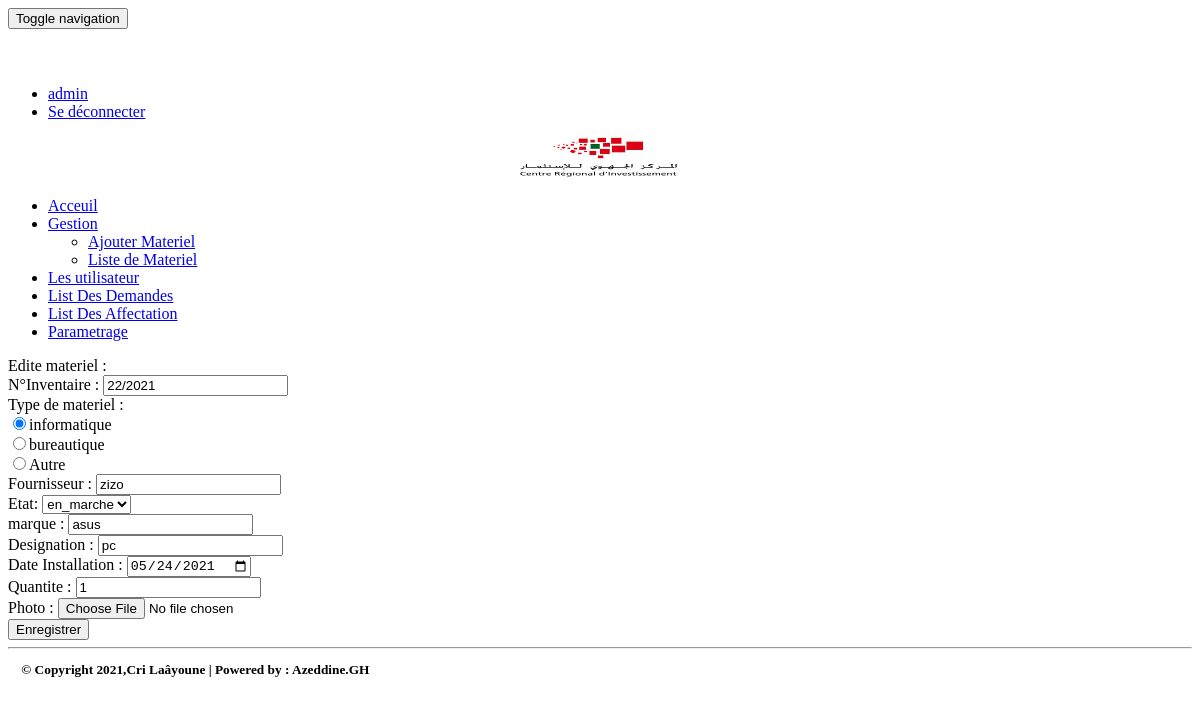
Screenshot of /pages/editerMateriel.php?idM=1 (signed in) with the database file from the repository.
### tables this page shows
CREATE TABLE IF NOT EXISTS `materiel` (
`IdMateriel` int(4) NOT NULL,
  `NumInventaire` varchar(11) DEFAULT NULL,
  `Utilisateur` varchar(254) DEFAULT NULL,
  `Fournisseur` varchar(254) DEFAULT NULL,
  `Etat` varchar(254) DEFAULT NULL,
  `Photo` varchar(254) DEFAULT NULL,
  `marque` varchar(255) DEFAULT NULL,
  `nomType` varchar(255) DEFAULT NULL,
  `Designation` varchar(255) DEFAULT NULL,
  `DateInstallation` date DEFAULT NULL,
  `DebutDateAffectation` date DEFAULT NULL,
  `NumEtage` varchar(255) DEFAULT NULL,
  `Quantite` int(11) DEFAULT NULL
);

### pages/editerMateriel.php (the view, shortened to what this page needs)
<?php
    require_once('connexiondb.php');
    $idm=isset($_GET['idM'])?$_GET['idM']:0;
    $requete="select * from materiel where IdMateriel=$idm";
    $resultat=$pdo->query($requete);
    $materiel=$resultat->fetch();
    $NumInventaire=$materiel['NumInventaire'];
    $nomType=$materiel['nomType'];
    $Fournisseur=$materiel['Fournisseur'];
    $Etat=$materiel['Etat'];
    $marque=$materiel['marque'];
    $Designation=$materiel['Designation'];
    $DateInstallation=$materiel['DateInstallation'];
    $Quantite=$materiel['Quantite'];
?>
<!DOCTYPE HTML>
<HTML>
    <head>
        <link rel="stylesheet" type="text/css" href="../css/bootstrap.min.css">
        <link rel="stylesheet" type="text/css" href="../css/font-awesome.min.css">
        <link rel="stylesheet" type="text/css" href="../css/monstyle.css">
    </head>
    <body>
        <?php include("menu.php"); ?>
<div class="mcw">
  <div class="cv">
    <div>
     <div class="inbox">
       <div class="inbox-bx container-fluid">
         <div class="row">
           <div class="col-md-20">
           <div class="container">
            <div class="panel panel-primary  margetop50">
                <div class="panel-heading">Edite materiel :</div>
                <div class="panel-body">
                    <form method="post" action="updateMateriel.php" class="form" enctype="multipart/form-data">
                        <div class="form-group">
                             <label for="NumInventaire">N°Inventaire :</label>
                            <input type="text" name="NumInventaire" placeholder="Num Inventaire" class="form-control" value="<?php echo $NumInventaire ?>"/>
                        </div>
                        <div class="form-group">
                            <label for="nomType">Type de materiel :</label>
                            <div class="radio">
                                <label><input type="radio" name="nomType" value="informatique"
                                    <?php if($nomType==="informatique")echo "checked" ?> checked/>informatique </label><br>
                                <label><input type="radio" name="nomType" value="bureautique"
                                    <?php if($nomType==="bureautique")echo "checked" ?>/>bureautique </label><br>
                                <label><input type="radio" name="nomType" value="Autre"
                                    <?php if($nomType==="Autre")echo "checked" ?>/>Autre </label>
                            </div>
                        </div>
                        <div class="form-group">
                             <label for="Fournisseur">Fournisseur :</label>
                            <input type="text" name="Fournisseur" placeholder="Fournisseur" class="form-control" value="<?php echo $Fournisseur?>"/>
                        </div>
                         <div class="form-group">
                            <label for="Etat">Etat:</label>
                            <select name="Etat" class="form-control" id="Etat">
                                <option value="en_marche" <?php if($Etat=="en_marche") echo "selected" ?>>en_marche</option>
                            </select>
                        </div>
                        <div class="form-group">
                             <label for="marque">marque :</label>
                            <input type="text" name="marque" placeholder="marque" class="form-control" value="<?php echo $marque?>"/>
                        </div>
                        <div class="form-group">
                             <label for="Designation">Designation :</label>
                            <input type="text" name="Designation" placeholder="Designation" class="form-control" value="<?php echo $Designation?>"/>
                        </div>
                        <div class="form-group">
                             <label for="DateInstallation">Date Installation :</label>
                            <input type="date" name="DateInstallation" placeholder="Date Installation" class="form-control" value="<?php echo $DateInstallation?>"/>
                        </div>
                        <div class="form-group">
                             <label for="Quantite">Quantite :</label>
                            <input type="text" name="Quantite" placeholder="Quantite" class="form-control" value="<?php echo $Quantite?>"/>
                        </div>
                        <div class="form-group">
                             <label for="Photo">Photo :</label>
                            <input type="file" name="Photo" />
                        </div>
				        <button type="submit" class="btn btn-success btn-block">
                            Enregistrer
                        </button>
					</form>
                </div>
            </div>
        </div>
         </div>
       </div>
     </div>
    </div>
  </div><footer> <sub><STRONG>      <hr> &nbsp;&nbsp;&nbsp; &copy; Copyright 2021,Cri Laâyoune | Powered by : Azeddine.GH </STRONG></sub>  </footer>   &nbsp;&nbsp;
</div>
    </body>
</HTML>

### rows the page displays
materiel: NumInventaire "22/2021", nomType "☑ informatique", nomType "☐ bureautique", nomType "☐ Autre", Fournisseur "zizo", Etat "en_marche", marque "asus", Designation "pc", DateInstallation "05/24/2021", Quantite "1"

### other values shown
$_SESSION['user']['login'] "admin"
